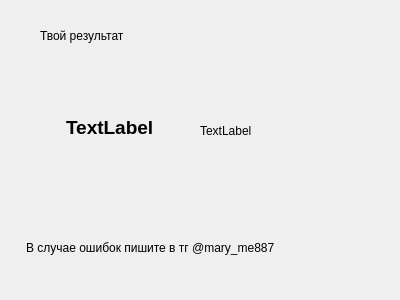
<?xml version="1.0" encoding="UTF-8"?>
<ui version="4.0">
 <class>Form</class>
 <widget class="QWidget" name="Form">
  <property name="geometry">
   <rect>
    <x>0</x>
    <y>0</y>
    <width>400</width>
    <height>300</height>
   </rect>
  </property>
  <property name="windowTitle">
   <string>Form</string>
  </property>
  <widget class="QLabel" name="label">
   <property name="geometry">
    <rect>
     <x>40</x>
     <y>20</y>
     <width>111</width>
     <height>31</height>
    </rect>
   </property>
   <property name="text">
    <string>Твой результат</string>
   </property>
  </widget>
  <widget class="QLabel" name="result_procent">
   <property name="geometry">
    <rect>
     <x>66</x>
     <y>72</y>
     <width>111</width>
     <height>111</height>
    </rect>
   </property>
   <property name="font">
    <font>
     <pointsize>14</pointsize>
     <weight>75</weight>
     <bold>true</bold>
    </font>
   </property>
   <property name="text">
    <string>TextLabel</string>
   </property>
  </widget>
  <widget class="QLabel" name="label_3">
   <property name="geometry">
    <rect>
     <x>26</x>
     <y>222</y>
     <width>311</width>
     <height>51</height>
    </rect>
   </property>
   <property name="text">
    <string>В случае ошибок пишите в тг @mary_me887</string>
   </property>
  </widget>
  <widget class="QLabel" name="pic">
   <property name="geometry">
    <rect>
     <x>200</x>
     <y>60</y>
     <width>141</width>
     <height>141</height>
    </rect>
   </property>
   <property name="text">
    <string>TextLabel</string>
   </property>
  </widget>
 </widget>
 <resources/>
 <connections/>
</ui>
